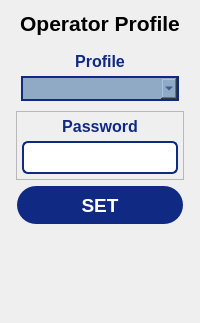
            <widget class="QWidget" name="profilePage">
             <layout class="QVBoxLayout" name="verticalLayout_54">
              <item>
               <widget class="QLabel" name="profileLabel">
                <property name="font">
                 <font>
                  <pointsize>16</pointsize>
                  <bold>true</bold>
                 </font>
                </property>
                <property name="text">
                 <string>Operator Profile</string>
                </property>
                <property name="alignment">
                 <set>Qt::AlignmentFlag::AlignCenter</set>
                </property>
               </widget>
              </item>
              <item>
               <widget class="QFrame" name="profilesubFrame">
                <property name="frameShape">
                 <enum>QFrame::Shape::NoFrame</enum>
                </property>
                <property name="frameShadow">
                 <enum>QFrame::Shadow::Plain</enum>
                </property>
                <layout class="QVBoxLayout" name="verticalLayout_53">
                 <property name="spacing">
                  <number>5</number>
                 </property>
                 <property name="leftMargin">
                  <number>5</number>
                 </property>
                 <property name="topMargin">
                  <number>5</number>
                 </property>
                 <property name="rightMargin">
                  <number>5</number>
                 </property>
                 <property name="bottomMargin">
                  <number>5</number>
                 </property>
                 <item>
                  <widget class="QFrame" name="userFrame">
                   <property name="frameShape">
                    <enum>QFrame::Shape::NoFrame</enum>
                   </property>
                   <property name="frameShadow">
                    <enum>QFrame::Shadow::Plain</enum>
                   </property>
                   <layout class="QVBoxLayout" name="verticalLayout_33">
                    <property name="spacing">
                     <number>5</number>
                    </property>
                    <property name="leftMargin">
                     <number>5</number>
                    </property>
                    <property name="topMargin">
                     <number>5</number>
                    </property>
                    <property name="rightMargin">
                     <number>5</number>
                    </property>
                    <property name="bottomMargin">
                     <number>5</number>
                    </property>
                    <item>
                     <widget class="QLabel" name="userLabel">
                      <property name="font">
                       <font>
                        <pointsize>12</pointsize>
                        <bold>true</bold>
                       </font>
                      </property>
                      <property name="styleSheet">
                       <string notr="true">QLabel {
    color: rgb(16, 42, 131);
    font-weight: bold;
}</string>
                      </property>
                      <property name="text">
                       <string>Profile</string>
                      </property>
                      <property name="alignment">
                       <set>Qt::AlignmentFlag::AlignCenter</set>
                      </property>
                     </widget>
                    </item>
                    <item>
                     <widget class="QComboBox" name="userComboBox">
                      <property name="font">
                       <font>
                        <pointsize>12</pointsize>
                        <bold>true</bold>
                       </font>
                      </property>
                      <property name="styleSheet">
                       <string notr="true">QComboBox {
	background-color: rgb(144, 170, 197);
    border: 2px solid rgb(16, 42, 131);
	color: rgb(16, 42, 131);
}

QComboBox QAbstractItemView {
	background-color: rgb(144, 170, 197);
	selection-background-color: #A0D0F0;
	color: rgb(16, 42, 131);
}</string>
                      </property>
                     </widget>
                    </item>
                   </layout>
                  </widget>
                 </item>
                 <item>
                  <widget class="QFrame" name="passwordFrame">
                   <property name="frameShape">
                    <enum>QFrame::Shape::StyledPanel</enum>
                   </property>
                   <property name="frameShadow">
                    <enum>QFrame::Shadow::Raised</enum>
                   </property>
                   <layout class="QVBoxLayout" name="verticalLayout_52">
                    <property name="spacing">
                     <number>5</number>
                    </property>
                    <property name="leftMargin">
                     <number>5</number>
                    </property>
                    <property name="topMargin">
                     <number>5</number>
                    </property>
                    <property name="rightMargin">
                     <number>5</number>
                    </property>
                    <property name="bottomMargin">
                     <number>5</number>
                    </property>
                    <item>
                     <widget class="QLabel" name="passwordLabel">
                      <property name="font">
                       <font>
                        <pointsize>12</pointsize>
                        <bold>true</bold>
                       </font>
                      </property>
                      <property name="styleSheet">
                       <string notr="true">QLabel {
    color: rgb(16, 42, 131);
    font-weight: bold;
}</string>
                      </property>
                      <property name="text">
                       <string>Password</string>
                      </property>
                      <property name="alignment">
                       <set>Qt::AlignmentFlag::AlignCenter</set>
                      </property>
                     </widget>
                    </item>
                    <item>
                     <widget class="QLineEdit" name="passwordLineEdit">
                      <property name="font">
                       <font>
                        <pointsize>12</pointsize>
                       </font>
                      </property>
                      <property name="styleSheet">
                       <string notr="true">QLineEdit {
    border: 2px solid #102a83;
    border-radius: 6px;       /* Optional: for rounded corners */
    padding: 4px;             /* Optional: inner spacing */
    color: #102a83;           /* Text color inside the line edit */
}
</string>
                      </property>
                      <property name="echoMode">
                       <enum>QLineEdit::EchoMode::Password</enum>
                      </property>
                     </widget>
                    </item>
                   </layout>
                  </widget>
                 </item>
                 <item>
                  <widget class="QPushButton" name="profilesetPushButton">
                   <property name="minimumSize">
                    <size>
                     <width>0</width>
                     <height>40</height>
                    </size>
                   </property>
                   <property name="font">
                    <font>
                     <pointsize>14</pointsize>
                     <bold>true</bold>
                    </font>
                   </property>
                   <property name="styleSheet">
                    <string notr="true">QPushButton {
	color: rgb(255, 255, 255);	
	background-color: rgb(16, 42, 131);
	border-color: transparent;
	border-style: outset;
	border-radius: 20px;
	border-width: 2px;
	padding: 6px;
}

QPushButton:hover {
	color: rgb(16, 42, 131);
	background-color: rgb(167, 198, 229);
	border-color: rgb(16, 42, 131);
}

QPushButton:disabled {
	background-color: rgb(172, 172, 172);
}</string>
                   </property>
                   <property name="text">
                    <string>SET</string>
                   </property>
                  </widget>
                 </item>
                </layout>
               </widget>
              </item>
              <item>
               <spacer name="verticalSpacer_6">
                <property name="orientation">
                 <enum>Qt::Orientation::Vertical</enum>
                </property>
                <property name="sizeHint" stdset="0">
                 <size>
                  <width>20</width>
                  <height>82</height>
                 </size>
                </property>
               </spacer>
              </item>
             </layout>
            </widget>
